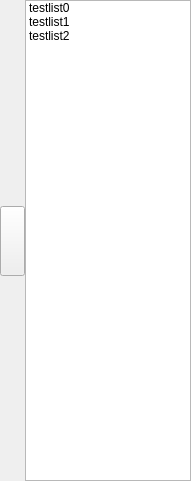
<?xml version="1.0" encoding="UTF-8"?>
<ui version="4.0">
 <class>Playlist</class>
 <widget class="QWidget" name="Playlist">
  <property name="geometry">
   <rect>
    <x>0</x>
    <y>0</y>
    <width>191</width>
    <height>481</height>
   </rect>
  </property>
  <property name="windowTitle">
   <string>Form</string>
  </property>
  <layout class="QGridLayout" name="gridLayout">
   <property name="leftMargin">
    <number>0</number>
   </property>
   <property name="topMargin">
    <number>0</number>
   </property>
   <property name="rightMargin">
    <number>0</number>
   </property>
   <property name="bottomMargin">
    <number>0</number>
   </property>
   <property name="spacing">
    <number>0</number>
   </property>
   <item row="0" column="1">
    <spacer name="verticalSpacer">
     <property name="orientation">
      <enum>Qt::Vertical</enum>
     </property>
     <property name="sizeHint" stdset="0">
      <size>
       <width>20</width>
       <height>203</height>
      </size>
     </property>
    </spacer>
   </item>
   <item row="0" column="2" rowspan="3">
    <widget class="QListWidget" name="List">
     <property name="focusPolicy">
      <enum>Qt::NoFocus</enum>
     </property>
     <item>
      <property name="text">
       <string>testlist0</string>
      </property>
     </item>
     <item>
      <property name="text">
       <string>testlist1</string>
      </property>
     </item>
     <item>
      <property name="text">
       <string>testlist2</string>
      </property>
     </item>
    </widget>
   </item>
   <item row="1" column="0">
    <spacer name="horizontalSpacer">
     <property name="orientation">
      <enum>Qt::Horizontal</enum>
     </property>
     <property name="sizeHint" stdset="0">
      <size>
       <width>40</width>
       <height>20</height>
      </size>
     </property>
    </spacer>
   </item>
   <item row="1" column="1">
    <widget class="QPushButton" name="HideOrShowBtn">
     <property name="minimumSize">
      <size>
       <width>25</width>
       <height>70</height>
      </size>
     </property>
     <property name="maximumSize">
      <size>
       <width>25</width>
       <height>16777215</height>
      </size>
     </property>
     <property name="text">
      <string/>
     </property>
    </widget>
   </item>
   <item row="2" column="1">
    <spacer name="verticalSpacer_2">
     <property name="orientation">
      <enum>Qt::Vertical</enum>
     </property>
     <property name="sizeHint" stdset="0">
      <size>
       <width>20</width>
       <height>198</height>
      </size>
     </property>
    </spacer>
   </item>
  </layout>
 </widget>
 <resources/>
 <connections/>
</ui>
